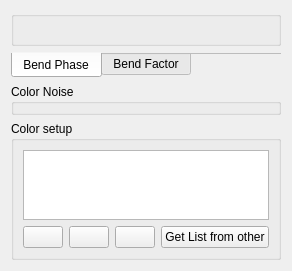
<?xml version="1.0" encoding="UTF-8"?>
<ui version="4.0">
 <class>CVegetableApperancePage</class>
 <widget class="QWidget" name="CVegetableApperancePage">
  <property name="geometry">
   <rect>
    <x>0</x>
    <y>0</y>
    <width>273</width>
    <height>252</height>
   </rect>
  </property>
  <property name="windowTitle">
   <string>Form</string>
  </property>
  <layout class="QGridLayout" name="gridLayout_4">
   <item row="0" column="0">
    <widget class="QTabWidget" name="tabWidget">
     <property name="sizePolicy">
      <sizepolicy hsizetype="Expanding" vsizetype="Preferred">
       <horstretch>0</horstretch>
       <verstretch>0</verstretch>
      </sizepolicy>
     </property>
     <property name="tabPosition">
      <enum>QTabWidget::South</enum>
     </property>
     <property name="tabShape">
      <enum>QTabWidget::Rounded</enum>
     </property>
     <property name="currentIndex">
      <number>0</number>
     </property>
     <property name="documentMode">
      <bool>true</bool>
     </property>
     <property name="tabsClosable">
      <bool>false</bool>
     </property>
     <widget class="QWidget" name="tab">
      <attribute name="title">
       <string>Bend Phase</string>
      </attribute>
      <layout class="QGridLayout" name="gridLayout_2">
       <property name="leftMargin">
        <number>0</number>
       </property>
       <property name="topMargin">
        <number>0</number>
       </property>
       <property name="rightMargin">
        <number>0</number>
       </property>
       <property name="bottomMargin">
        <number>6</number>
       </property>
       <item row="0" column="0">
        <widget class="NLQT::CVegetNoiseValueWidget" name="bendPhaseGroupBox">
         <property name="title">
          <string/>
         </property>
        </widget>
       </item>
      </layout>
     </widget>
     <widget class="QWidget" name="tab_2">
      <attribute name="title">
       <string>Bend Factor</string>
      </attribute>
      <layout class="QGridLayout" name="gridLayout_3">
       <property name="leftMargin">
        <number>0</number>
       </property>
       <property name="topMargin">
        <number>0</number>
       </property>
       <property name="rightMargin">
        <number>0</number>
       </property>
       <property name="bottomMargin">
        <number>6</number>
       </property>
       <item row="0" column="0">
        <widget class="NLQT::CVegetNoiseValueWidget" name="bendFactorGroupBox">
         <property name="title">
          <string/>
         </property>
        </widget>
       </item>
      </layout>
     </widget>
    </widget>
   </item>
   <item row="1" column="0">
    <widget class="NLQT::CVegetNoiseValueWidget" name="colorNoiseGroupBox">
     <property name="title">
      <string>Color Noise</string>
     </property>
    </widget>
   </item>
   <item row="2" column="0">
    <widget class="QGroupBox" name="groupBox">
     <property name="title">
      <string>Color setup</string>
     </property>
     <layout class="QGridLayout" name="gridLayout">
      <item row="0" column="0" colspan="4">
       <widget class="QListWidget" name="listWidget">
        <property name="sizePolicy">
         <sizepolicy hsizetype="Expanding" vsizetype="Expanding">
          <horstretch>0</horstretch>
          <verstretch>0</verstretch>
         </sizepolicy>
        </property>
        <property name="toolTip">
         <string>Double cliclk to change color</string>
        </property>
        <property name="flow">
         <enum>QListView::LeftToRight</enum>
        </property>
        <property name="viewMode">
         <enum>QListView::IconMode</enum>
        </property>
       </widget>
      </item>
      <item row="1" column="2">
       <widget class="QPushButton" name="removePushButton">
        <property name="text">
         <string/>
        </property>
        <property name="icon">
         <iconset resource="object_viewer.qrc">
          <normaloff>:/icons/ic_nel_delete_item.png</normaloff>:/icons/ic_nel_delete_item.png</iconset>
        </property>
       </widget>
      </item>
      <item row="1" column="3">
       <widget class="QPushButton" name="getListPushButton">
        <property name="text">
         <string>Get List from other</string>
        </property>
       </widget>
      </item>
      <item row="1" column="1">
       <widget class="QPushButton" name="insColorPushButton">
        <property name="text">
         <string/>
        </property>
        <property name="icon">
         <iconset resource="object_viewer.qrc">
          <normaloff>:/icons/ic_nel_insert_item.png</normaloff>:/icons/ic_nel_insert_item.png</iconset>
        </property>
       </widget>
      </item>
      <item row="1" column="0">
       <widget class="QPushButton" name="addColorPushButton">
        <property name="text">
         <string/>
        </property>
        <property name="icon">
         <iconset resource="object_viewer.qrc">
          <normaloff>:/icons/ic_nel_add_item.png</normaloff>:/icons/ic_nel_add_item.png</iconset>
        </property>
       </widget>
      </item>
     </layout>
    </widget>
   </item>
  </layout>
 </widget>
 <customwidgets>
  <customwidget>
   <class>NLQT::CVegetNoiseValueWidget</class>
   <extends>QGroupBox</extends>
   <header>vegetable_noise_value_widget.h</header>
   <container>1</container>
  </customwidget>
 </customwidgets>
 <resources>
  <include location="object_viewer.qrc"/>
 </resources>
 <connections/>
</ui>
